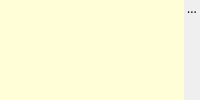
          <widget class="QWidget" name="widget_3" native="true">
           <property name="sizePolicy">
            <sizepolicy hsizetype="Expanding" vsizetype="Expanding">
             <horstretch>0</horstretch>
             <verstretch>0</verstretch>
            </sizepolicy>
           </property>
           <property name="minimumSize">
            <size>
             <width>0</width>
             <height>0</height>
            </size>
           </property>
           <property name="styleSheet">
            <string notr="true"/>
           </property>
           <layout class="QHBoxLayout" name="horizontalLayout_5">
            <property name="spacing">
             <number>0</number>
            </property>
            <property name="margin">
             <number>0</number>
            </property>
            <item>
             <widget class="QLabel" name="notificationAreaMessageBox">
              <property name="sizePolicy">
               <sizepolicy hsizetype="Expanding" vsizetype="Expanding">
                <horstretch>0</horstretch>
                <verstretch>0</verstretch>
               </sizepolicy>
              </property>
              <property name="minimumSize">
               <size>
                <width>0</width>
                <height>0</height>
               </size>
              </property>
              <property name="maximumSize">
               <size>
                <width>16777215</width>
                <height>16777215</height>
               </size>
              </property>
              <property name="palette">
               <palette>
                <active>
                 <colorrole role="WindowText">
                  <brush brushstyle="SolidPattern">
                   <color alpha="255">
                    <red>0</red>
                    <green>0</green>
                    <blue>0</blue>
                   </color>
                  </brush>
                 </colorrole>
                 <colorrole role="Button">
                  <brush brushstyle="SolidPattern">
                   <color alpha="255">
                    <red>255</red>
                    <green>254</green>
                    <blue>215</blue>
                   </color>
                  </brush>
                 </colorrole>
                 <colorrole role="Light">
                  <brush brushstyle="SolidPattern">
                   <color alpha="255">
                    <red>255</red>
                    <green>255</green>
                    <blue>255</blue>
                   </color>
                  </brush>
                 </colorrole>
                 <colorrole role="Midlight">
                  <brush brushstyle="SolidPattern">
                   <color alpha="255">
                    <red>255</red>
                    <green>254</green>
                    <blue>235</blue>
                   </color>
                  </brush>
                 </colorrole>
                 <colorrole role="Dark">
                  <brush brushstyle="SolidPattern">
                   <color alpha="255">
                    <red>127</red>
                    <green>127</green>
                    <blue>107</blue>
                   </color>
                  </brush>
                 </colorrole>
                 <colorrole role="Mid">
                  <brush brushstyle="SolidPattern">
                   <color alpha="255">
                    <red>170</red>
                    <green>169</green>
                    <blue>143</blue>
                   </color>
                  </brush>
                 </colorrole>
                 <colorrole role="Text">
                  <brush brushstyle="SolidPattern">
                   <color alpha="255">
                    <red>0</red>
                    <green>0</green>
                    <blue>0</blue>
                   </color>
                  </brush>
                 </colorrole>
                 <colorrole role="BrightText">
                  <brush brushstyle="SolidPattern">
                   <color alpha="255">
                    <red>255</red>
                    <green>255</green>
                    <blue>255</blue>
                   </color>
                  </brush>
                 </colorrole>
                 <colorrole role="ButtonText">
                  <brush brushstyle="SolidPattern">
                   <color alpha="255">
                    <red>0</red>
                    <green>0</green>
                    <blue>0</blue>
                   </color>
                  </brush>
                 </colorrole>
                 <colorrole role="Base">
                  <brush brushstyle="SolidPattern">
                   <color alpha="255">
                    <red>255</red>
                    <green>255</green>
                    <blue>255</blue>
                   </color>
                  </brush>
                 </colorrole>
                 <colorrole role="Window">
                  <brush brushstyle="SolidPattern">
                   <color alpha="255">
                    <red>255</red>
                    <green>254</green>
                    <blue>215</blue>
                   </color>
                  </brush>
                 </colorrole>
                 <colorrole role="Shadow">
                  <brush brushstyle="SolidPattern">
                   <color alpha="255">
                    <red>0</red>
                    <green>0</green>
                    <blue>0</blue>
                   </color>
                  </brush>
                 </colorrole>
                 <colorrole role="AlternateBase">
                  <brush brushstyle="SolidPattern">
                   <color alpha="255">
                    <red>255</red>
                    <green>254</green>
                    <blue>235</blue>
                   </color>
                  </brush>
                 </colorrole>
                 <colorrole role="ToolTipBase">
                  <brush brushstyle="SolidPattern">
                   <color alpha="255">
                    <red>255</red>
                    <green>255</green>
                    <blue>220</blue>
                   </color>
                  </brush>
                 </colorrole>
                 <colorrole role="ToolTipText">
                  <brush brushstyle="SolidPattern">
                   <color alpha="255">
                    <red>0</red>
                    <green>0</green>
                    <blue>0</blue>
                   </color>
                  </brush>
                 </colorrole>
                </active>
                <inactive>
                 <colorrole role="WindowText">
                  <brush brushstyle="SolidPattern">
                   <color alpha="255">
                    <red>0</red>
                    <green>0</green>
                    <blue>0</blue>
                   </color>
                  </brush>
                 </colorrole>
                 <colorrole role="Button">
                  <brush brushstyle="SolidPattern">
                   <color alpha="255">
                    <red>255</red>
                    <green>254</green>
                    <blue>215</blue>
                   </color>
                  </brush>
                 </colorrole>
                 <colorrole role="Light">
                  <brush brushstyle="SolidPattern">
                   <color alpha="255">
                    <red>255</red>
                    <green>255</green>
                    <blue>255</blue>
                   </color>
                  </brush>
                 </colorrole>
                 <colorrole role="Midlight">
                  <brush brushstyle="SolidPattern">
                   <color alpha="255">
                    <red>255</red>
                    <green>254</green>
                    <blue>235</blue>
                   </color>
                  </brush>
                 </colorrole>
                 <colorrole role="Dark">
                  <brush brushstyle="SolidPattern">
                   <color alpha="255">
                    <red>127</red>
                    <green>127</green>
                    <blue>107</blue>
                   </color>
                  </brush>
                 </colorrole>
                 <colorrole role="Mid">
                  <brush brushstyle="SolidPattern">
                   <color alpha="255">
                    <red>170</red>
                    <green>169</green>
                    <blue>143</blue>
                   </color>
                  </brush>
                 </colorrole>
                 <colorrole role="Text">
                  <brush brushstyle="SolidPattern">
                   <color alpha="255">
                    <red>0</red>
                    <green>0</green>
                    <blue>0</blue>
                   </color>
                  </brush>
                 </colorrole>
                 <colorrole role="BrightText">
                  <brush brushstyle="SolidPattern">
                   <color alpha="255">
                    <red>255</red>
                    <green>255</green>
                    <blue>255</blue>
                   </color>
                  </brush>
                 </colorrole>
                 <colorrole role="ButtonText">
                  <brush brushstyle="SolidPattern">
                   <color alpha="255">
                    <red>0</red>
                    <green>0</green>
                    <blue>0</blue>
                   </color>
                  </brush>
                 </colorrole>
                 <colorrole role="Base">
                  <brush brushstyle="SolidPattern">
                   <color alpha="255">
                    <red>255</red>
                    <green>255</green>
                    <blue>255</blue>
                   </color>
                  </brush>
                 </colorrole>
                 <colorrole role="Window">
                  <brush brushstyle="SolidPattern">
                   <color alpha="255">
                    <red>255</red>
                    <green>254</green>
                    <blue>215</blue>
                   </color>
                  </brush>
                 </colorrole>
                 <colorrole role="Shadow">
                  <brush brushstyle="SolidPattern">
                   <color alpha="255">
                    <red>0</red>
                    <green>0</green>
                    <blue>0</blue>
                   </color>
                  </brush>
                 </colorrole>
                 <colorrole role="AlternateBase">
                  <brush brushstyle="SolidPattern">
                   <color alpha="255">
                    <red>255</red>
                    <green>254</green>
                    <blue>235</blue>
                   </color>
                  </brush>
                 </colorrole>
                 <colorrole role="ToolTipBase">
                  <brush brushstyle="SolidPattern">
                   <color alpha="255">
                    <red>255</red>
                    <green>255</green>
                    <blue>220</blue>
                   </color>
                  </brush>
                 </colorrole>
                 <colorrole role="ToolTipText">
                  <brush brushstyle="SolidPattern">
                   <color alpha="255">
                    <red>0</red>
                    <green>0</green>
                    <blue>0</blue>
                   </color>
                  </brush>
                 </colorrole>
                </inactive>
                <disabled>
                 <colorrole role="WindowText">
                  <brush brushstyle="SolidPattern">
                   <color alpha="255">
                    <red>127</red>
                    <green>127</green>
                    <blue>107</blue>
                   </color>
                  </brush>
                 </colorrole>
                 <colorrole role="Button">
                  <brush brushstyle="SolidPattern">
                   <color alpha="255">
                    <red>255</red>
                    <green>254</green>
                    <blue>215</blue>
                   </color>
                  </brush>
                 </colorrole>
                 <colorrole role="Light">
                  <brush brushstyle="SolidPattern">
                   <color alpha="255">
                    <red>255</red>
                    <green>255</green>
                    <blue>255</blue>
                   </color>
                  </brush>
                 </colorrole>
                 <colorrole role="Midlight">
                  <brush brushstyle="SolidPattern">
                   <color alpha="255">
                    <red>255</red>
                    <green>254</green>
                    <blue>235</blue>
                   </color>
                  </brush>
                 </colorrole>
                 <colorrole role="Dark">
                  <brush brushstyle="SolidPattern">
                   <color alpha="255">
                    <red>127</red>
                    <green>127</green>
                    <blue>107</blue>
                   </color>
                  </brush>
                 </colorrole>
                 <colorrole role="Mid">
                  <brush brushstyle="SolidPattern">
                   <color alpha="255">
                    <red>170</red>
                    <green>169</green>
                    <blue>143</blue>
                   </color>
                  </brush>
                 </colorrole>
                 <colorrole role="Text">
                  <brush brushstyle="SolidPattern">
                   <color alpha="255">
                    <red>127</red>
                    <green>127</green>
                    <blue>107</blue>
                   </color>
                  </brush>
                 </colorrole>
                 <colorrole role="BrightText">
                  <brush brushstyle="SolidPattern">
                   <color alpha="255">
                    <red>255</red>
                    <green>255</green>
                    <blue>255</blue>
                   </color>
                  </brush>
                 </colorrole>
                 <colorrole role="ButtonText">
                  <brush brushstyle="SolidPattern">
                   <color alpha="255">
                    <red>127</red>
                    <green>127</green>
                    <blue>107</blue>
                   </color>
                  </brush>
                 </colorrole>
                 <colorrole role="Base">
                  <brush brushstyle="SolidPattern">
                   <color alpha="255">
                    <red>255</red>
                    <green>254</green>
                    <blue>215</blue>
                   </color>
                  </brush>
                 </colorrole>
                 <colorrole role="Window">
                  <brush brushstyle="SolidPattern">
                   <color alpha="255">
                    <red>255</red>
                    <green>254</green>
                    <blue>215</blue>
                   </color>
                  </brush>
                 </colorrole>
                 <colorrole role="Shadow">
                  <brush brushstyle="SolidPattern">
                   <color alpha="255">
                    <red>0</red>
                    <green>0</green>
                    <blue>0</blue>
                   </color>
                  </brush>
                 </colorrole>
                 <colorrole role="AlternateBase">
                  <brush brushstyle="SolidPattern">
                   <color alpha="255">
                    <red>255</red>
                    <green>254</green>
                    <blue>215</blue>
                   </color>
                  </brush>
                 </colorrole>
                 <colorrole role="ToolTipBase">
                  <brush brushstyle="SolidPattern">
                   <color alpha="255">
                    <red>255</red>
                    <green>255</green>
                    <blue>220</blue>
                   </color>
                  </brush>
                 </colorrole>
                 <colorrole role="ToolTipText">
                  <brush brushstyle="SolidPattern">
                   <color alpha="255">
                    <red>0</red>
                    <green>0</green>
                    <blue>0</blue>
                   </color>
                  </brush>
                 </colorrole>
                </disabled>
               </palette>
              </property>
              <property name="font">
               <font>
                <pointsize>9</pointsize>
               </font>
              </property>
              <property name="autoFillBackground">
               <bool>true</bool>
              </property>
              <property name="text">
               <string/>
              </property>
              <property name="textFormat">
               <enum>Qt::RichText</enum>
              </property>
              <property name="scaledContents">
               <bool>true</bool>
              </property>
              <property name="alignment">
               <set>Qt::AlignLeading|Qt::AlignLeft|Qt::AlignVCenter</set>
              </property>
              <property name="wordWrap">
               <bool>true</bool>
              </property>
              <property name="indent">
               <number>0</number>
              </property>
              <property name="openExternalLinks">
               <bool>true</bool>
              </property>
             </widget>
            </item>
            <item>
             <widget class="QWidget" name="widget" native="true">
              <property name="sizePolicy">
               <sizepolicy hsizetype="Fixed" vsizetype="Expanding">
                <horstretch>0</horstretch>
                <verstretch>0</verstretch>
               </sizepolicy>
              </property>
              <property name="minimumSize">
               <size>
                <width>16</width>
                <height>0</height>
               </size>
              </property>
              <property name="maximumSize">
               <size>
                <width>16</width>
                <height>16777215</height>
               </size>
              </property>
              <layout class="QVBoxLayout" name="verticalLayout">
               <property name="spacing">
                <number>0</number>
               </property>
               <property name="margin">
                <number>0</number>
               </property>
               <item>
                <widget class="QToolButton" name="messageAreaCloseButton">
                 <property name="minimumSize">
                  <size>
                   <width>16</width>
                   <height>16</height>
                  </size>
                 </property>
                 <property name="maximumSize">
                  <size>
                   <width>16</width>
                   <height>16</height>
                  </size>
                 </property>
                 <property name="font">
                  <font>
                   <family>Sans Serif</family>
                   <pointsize>9</pointsize>
                  </font>
                 </property>
                 <property name="focusPolicy">
                  <enum>Qt::NoFocus</enum>
                 </property>
                 <property name="text">
                  <string>...</string>
                 </property>
                 <property name="icon">
                  <iconset resource="../mudlet_alpha.qrc">
                   <normaloff>:/icons/application-exit.png</normaloff>:/icons/application-exit.png</iconset>
                 </property>
                 <property name="autoRaise">
                  <bool>true</bool>
                 </property>
                </widget>
               </item>
               <item>
                <spacer name="verticalSpacer">
                 <property name="orientation">
                  <enum>Qt::Vertical</enum>
                 </property>
                 <property name="sizeHint" stdset="0">
                  <size>
                   <width>20</width>
                   <height>40</height>
                  </size>
                 </property>
                </spacer>
               </item>
              </layout>
             </widget>
            </item>
           </layout>
          </widget>
